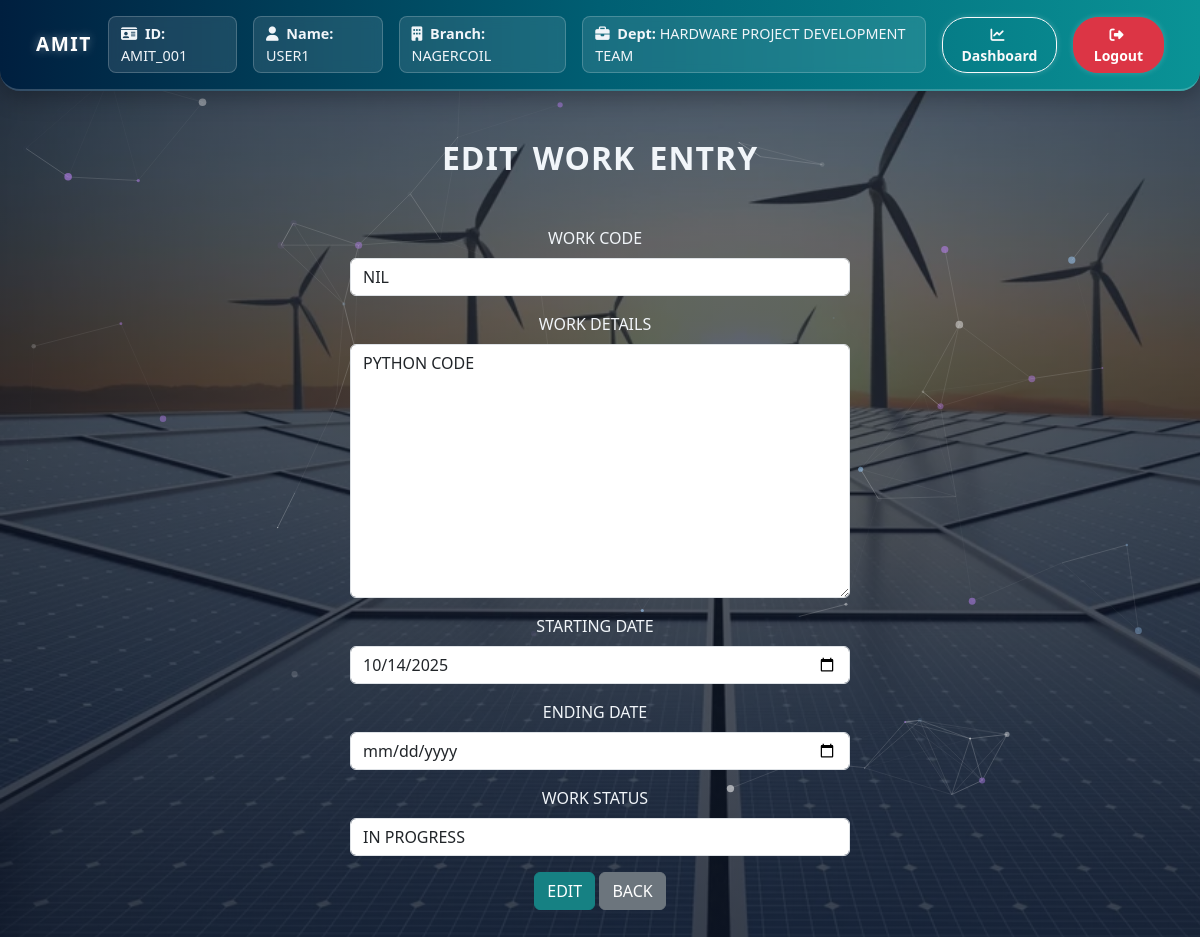
Screenshot of /work-status/1/edit/ (signed in) with the database file from the repository.
### amit_logins/models.py (models this page shows, shortened)
class User(AbstractUser):
    DEPARTMENT_CHOICES = [
        ('HARDWARE PROJECT DEVELOPMENT TEAM', 'HARDWARE PROJECT DEVELOPMENT TEAM'),
        ('ADMIN TEAM', 'ADMIN TEAM'),
        ('ADMIN-MANAGEMENT WORK TEAM', 'ADMIN-MANAGEMENT WORK TEAM'),
    ]
    BRANCH_CHOICES = [
        ('NAGERCOIL', 'NAGERCOIL'),
    ]
    employee_name = models.CharField(max_length=100, null=True, blank=True)
    department = models.CharField(max_length=50, choices=DEPARTMENT_CHOICES)
    branch = models.CharField(max_length=20, choices=BRANCH_CHOICES)
    is_team_leader = models.BooleanField(default=False)
    is_approved = models.BooleanField(default=False)

class WorkStatus(models.Model):
    group = models.ForeignKey(WorkStatusGroup, on_delete=models.CASCADE, related_name='statuses')
    WORK_CODE = models.CharField(max_length=50)
    WORK_DETAILS = models.TextField()
    STARTING_DATE = models.DateField(null=True, blank=True)
    ENDING_DATE = models.DateField(null=True, blank=True)
    STATUS_CHOICES = [
        ('IN PROGRESS', 'IN PROGRESS'),
        ('COMPLETED', 'COMPLETED'),
        ('-', '-')
    ]
    WORK_STATUS = models.CharField(max_length=50, choices=STATUS_CHOICES)

### amit_logins/views.py (the view)
# urls.py: path('work-status/<int:status_id>/edit/', views.edit_work_status, name='edit_work_status'),
@login_required
def edit_work_status(request, status_id):
    status = get_object_or_404(WorkStatus, id=status_id)
    group = status.group
    if request.method == 'POST':
        form = WorkStatusForm(request.POST, instance=status)
        if form.is_valid():
            status = form.save(commit=False)
            status.group = group
            if not status.STARTING_DATE:
                status.STARTING_DATE = None
            if not status.ENDING_DATE:
                status.ENDING_DATE = None
            status.save()
            return redirect('work_status_group_list')
    else:
        form = WorkStatusForm(instance=status)
    return render(request, 'workstatus/add_edit_work_status.html', {
        'form': form,
        'group': group,
        'action': 'Edit'
    })

### amit_logins/forms.py
class WorkStatusForm(forms.ModelForm):
    class Meta:
        model = WorkStatus
        fields = ['WORK_CODE', 'WORK_DETAILS', 'STARTING_DATE', 'ENDING_DATE', 'WORK_STATUS']
        widgets = {
             'STARTING_DATE': forms.DateInput(attrs={'type': 'date'}),
             'ENDING_DATE': forms.DateInput(attrs={'type': 'date'}),
         }

### amit_logins/templates/workstatus/add_edit_work_status.html (shortened to what this page needs)
{% extends 'logins/base.html' %}
{% load widget_tweaks %}
{% block content %}
<div class="container mt-5">
    <center>
    <h2 class="text-center mt-5 text-uppercase" style="font-weight:900">{{ action }} Work Entry</h2>
<div class=" addmain mt-5">
    <form method="post">
        {% for field in form %}
            <div class="mb-3">
                <label for="{{ field.id_for_label }}" class="form-label">{{ field.label }}</label>
                {% render_field field class="form-control" %}
            </div>
        {% endfor %}
        <button type="submit" class="btn btn-primary text-uppercase">{{ action }}</button>
        <a href="{% url 'work_status_group_list' %}" class="btn btn-secondary">BACK</a>
    </form>
    </div>
    </center>
</div>
<br><br>
{% endblock %}

### amit_logins/templates/logins/base.html (shortened to what this page needs)
{% load static %}
<!DOCTYPE html>
<html lang="en">
<head>
  <link href="https://cdn.jsdelivr.net/npm/bootstrap@5.3.5/dist/css/bootstrap.min.css" rel="stylesheet">
  <link rel="stylesheet" href="https://cdnjs.cloudflare.com/ajax/libs/font-awesome/6.4.0/css/all.min.css">
  <link href="https://cdn.jsdelivr.net/npm/bootstrap-icons@1.11.1/font/bootstrap-icons.css" rel="stylesheet">
</head>
<body>
  <div id="particles-js"></div>
  {% if user.is_authenticated %}
<nav class="navbar navbar-expand-lg navbar-dark custom-navbar px-4 py-3">
  <div class="container-fluid">
    <a class="navbar-brand fw-bold text-uppercase" href="#">
      AMIT
    </a>
    <div class="collapse navbar-collapse justify-content-end" id="navbarContent">
      <ul class="navbar-nav align-items-center gap-3">
        <li class="nav-item user-box">
          <i class="fa-solid fa-id-card me-1"></i> <strong>ID:</strong> {{ user.username }}
        </li>
        {% if not user.is_superuser %}
        <li class="nav-item user-box">
          <i class="fa-solid fa-user me-1"></i> <strong>Name:</strong> {{ user.employee_name }}
        </li>
        <li class="nav-item user-box">
          <i class="fa-solid fa-building me-1"></i> <strong>Branch:</strong> {{ user.branch }}
        </li>
        <li class="nav-item user-box">
          <i class="fa-solid fa-briefcase me-1"></i> <strong>Dept:</strong> {{ user.department }}
        </li>
        {% endif %}
        <li class="nav-item">
          <a href="{% url 'dashboard' %}" class="btn nav-btn btn-outline-light btn-sm">
            <i class="fa-solid fa-chart-line me-1"></i> Dashboard
          </a>
        </li>
        <li class="nav-item">
          <a href="{% url 'logout' %}" class="btn nav-btn btn-danger btn-sm">
            <i class="fa-solid fa-right-from-bracket me-1"></i> Logout
          </a>
        </li>
      </ul>
    </div>
  </div>
</nav>
{% endif %}
  <div class="container-fluid content-wrapper mt-4">
    {% block content %}
    {% endblock %}
  </div>
</body>
</html>

### rows the page displays
User: username "AMIT_001", employee_name "USER1", branch "NAGERCOIL", department "HARDWARE PROJECT DEVELOPMENT TEAM"
WorkStatus: WORK_CODE "NIL" "PYTHON CODE" "10/14/2025" "IN PROGRESS"

### other values shown
{{ action }} "EDIT"
{{ field.label }} "WORK CODE" "WORK DETAILS" "STARTING DATE" "ENDING DATE" "WORK STATUS"
